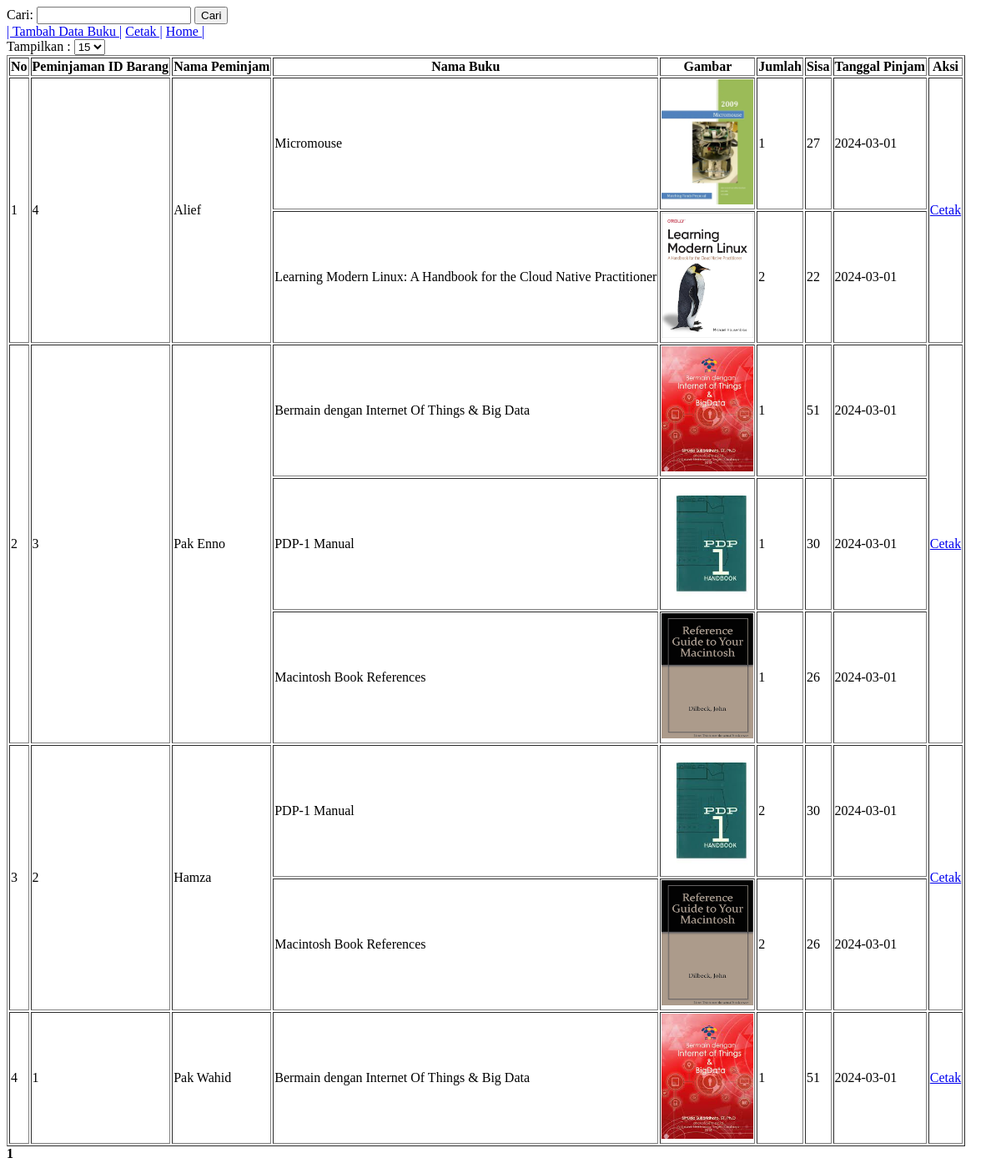
/public/dashboard/data/dspeminjaman_buku.php, run on an earlier commit of the app's database.
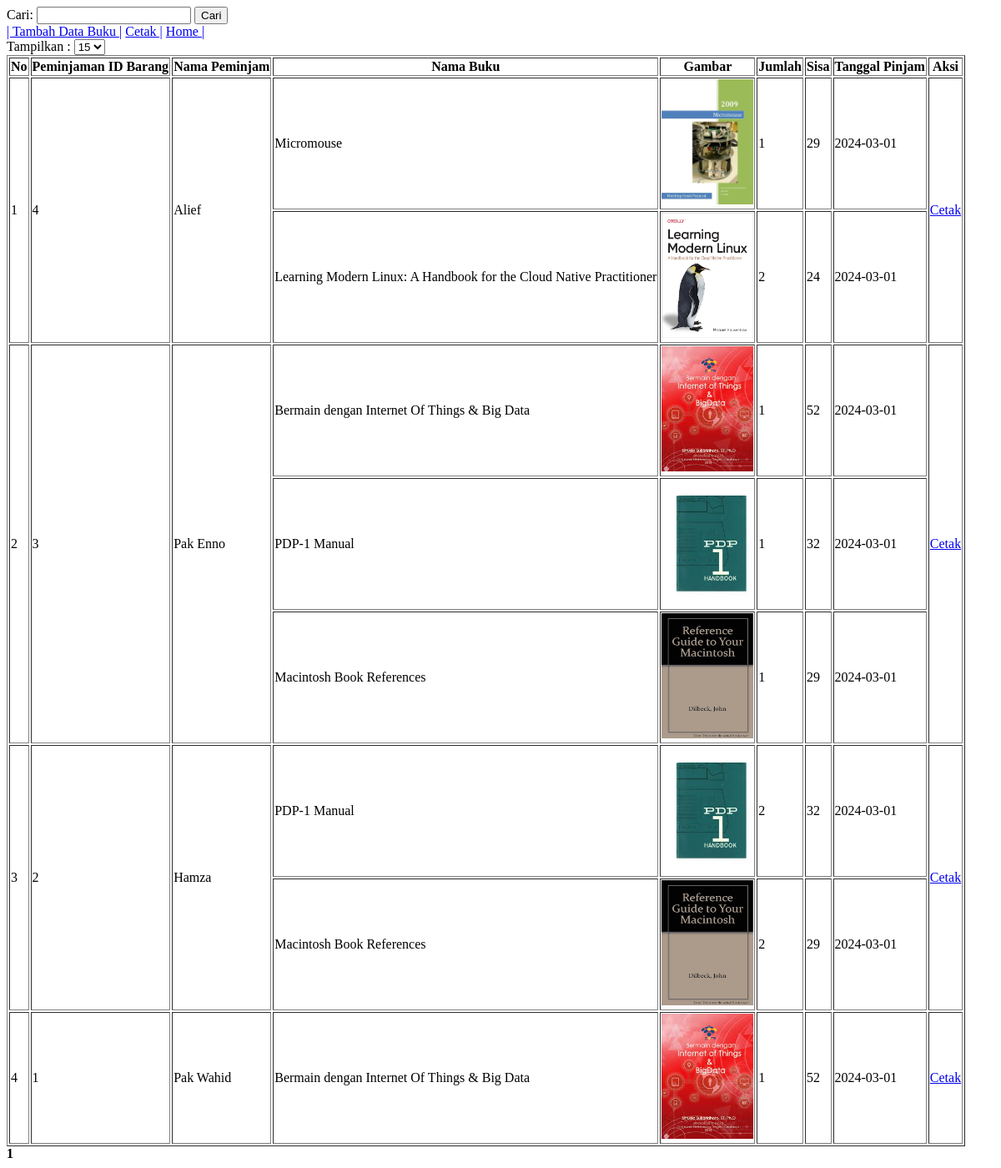
And on a later commit of the database.
### tables this page shows
CREATE TABLE `peminjaman_buku` (
  `id_peminjaman` int(11) NOT NULL,
  `jumlah_buku` int(11) DEFAULT NULL,
  `buku_id_buku` int(11) DEFAULT NULL
);

CREATE TABLE `buku` (
  `id_buku` int(11) NOT NULL,
  `judul` varchar(100) DEFAULT NULL,
  `penulis` varchar(100) DEFAULT NULL,
  `keterangan` varchar(100) DEFAULT NULL,
  `stok` int(11) DEFAULT NULL,
  `gambar` varchar(100) DEFAULT NULL,
  `matapelajaran_idpelajaran` int(11) DEFAULT NULL
);

CREATE TABLE `peminjaman` (
  `id_peminjaman` int(11) NOT NULL,
  `tanggal_pinjam` date DEFAULT NULL,
  `tanggal_kembali` date DEFAULT NULL,
  `guru_idguru` int(11) DEFAULT NULL,
  `siswa_idsiswa` int(11) DEFAULT NULL
);

### public/peminjamanbuku/controller/tabel_template.php (the view, shortened to what this page needs)
<a href="../../peminjamanbuku/tambah/tambah.php">| Tambah Data Buku |</a>
<a href="../../peminjamanbuku/cetak.php" target="_blank"> Cetak |</a>
<a href="../../../public/dashboard/dashboard.php"> Home |</a>
<form action="../../dashboard/data/dspeminjaman_buku.php" method="get">
    <label>Tampilkan :</label>
    <select name="perPage" onchange="this.form.submit()">
        <option value="15" <?php echo isset($_GET['perPage']) && $_GET['perPage'] == 5 ? 'selected' : ''; ?>>15</option>
    </select>
</form>
<table border="1">
    <tr>
        <th> No </th>
        <th> Peminjaman ID Barang </th>
        <th> Nama Peminjam </th>
        <th> Nama Buku </th>
        <th> Gambar </th>
        <th> Jumlah </th>
        <th> Sisa </th>
        <th> Tanggal Pinjam</th>
        <th> Aksi </th>
    </tr>
    <?php
        $rowSpanCounts = [];
        if ($num > 0) {
            while ($row = mysqli_fetch_array($ambildata)) {
                $peminjamanID = $row['id_peminjaman'];
                $rowSpanCounts[$peminjamanID][] = $row;
            }
            $no = $start + 1;
            foreach ($rowSpanCounts as $peminjamanID => $rows) {
                $rowSpanCount = count($rows);
                $firstRow = true;
                foreach ($rows as $key => $userAmbilData) {
                    echo "<tr>";
                    if ($firstRow) {
                        echo "<td rowspan='{$rowSpanCount}'>" . $no++ . "</td>";
                        echo "<td rowspan='{$rowSpanCount}'>" . $userAmbilData['id_peminjaman'] . "</td>";
                        echo "<td rowspan='{$rowSpanCount}'>" . $userAmbilData['namapeminjaman'] . "</td>";
                        $firstRow = false;
                    }
                        echo "<td>" . $userAmbilData['nama_buku'] . "</td>";
                        echo "<td><img src='../../perpustakaan/aset/" . $userAmbilData['gambar_buku'] . "' width='110' height='150'></td>";
                        echo "<td>" . $userAmbilData['jumlah_buku'] . "</td>";
                        echo "<td>" . $userAmbilData['stok'] . "</td>";
                        echo "<td>" . $userAmbilData['tanggal_pinjam'] . "</td>";
                        if ($key === 0) {
                            echo "<td rowspan='{$rowSpanCount}'>";
                            if (isset($userAmbilData['id_peminjaman'])) {
                                echo "<a href='../../peminjamanbuku/cetak/cetak.php?id_peminjaman={$userAmbilData['id_peminjaman']}' target='_blank'>Cetak</a>";
                            }
                            echo "</td>";
                        }
                    echo "</tr>";
                }
            }
        } else {
            echo "<tr><td colspan='10'>Data tidak ditemukan.</td></tr>";
        }
    ?>
</table>

### public/dashboard/data/dspeminjaman_buku.php (shortened to what this page needs)
<?php
    include_once("../../../config/koneksi.php");
    $perPage = isset($_GET['perPage']) ? (int)$_GET['perPage'] : 15;
    $page = isset($_GET['page']) ? (int)$_GET['page'] : 1;
    $start = ($page > 1) ? ($page * $perPage) - $perPage : 0;
    $query = "SELECT peminjaman_buku.id_peminjaman, buku.judul AS nama_buku,
                CASE
                    WHEN siswa.nama IS NOT NULL THEN siswa.nama
                    WHEN guru.nama IS NOT NULL THEN guru.nama
                END AS namapeminjaman,
                peminjaman_buku.jumlah_buku,
                buku.stok,
                buku.gambar AS gambar_buku,
                peminjaman.tanggal_pinjam
                FROM
                peminjaman_buku
                JOIN
                peminjaman ON peminjaman_buku.id_peminjaman = peminjaman.id_peminjaman
                LEFT JOIN
                siswa ON peminjaman.siswa_idsiswa = siswa.idsiswa
                LEFT JOIN
                guru ON peminjaman.guru_idguru = guru.idguru
                JOIN
                buku ON peminjaman_buku.buku_id_buku = buku.id_buku";
    $query .= " ORDER BY peminjaman_buku.id_peminjaman DESC LIMIT $start, $perPage";
    $ambildata = mysqli_query($kon, $query) or die(mysqli_error($kon));
    $num = mysqli_num_rows($ambildata);
?>
<!DOCTYPE html>
<html lang="en">
<head>
</head>
<body>
    <form action="dspeminjaman_buku.php" method="get">
        <label>Cari: </label>
        <input type="text" name="cari" value="<?php echo isset($_GET['cari']) ? $_GET['cari'] : ''; ?>">
        <input type="submit" value="Cari">
    </form>
    <?php include("../../peminjamanbuku/controller/tabel_template.php") ?>
    <?php
        $totalData = mysqli_num_rows(mysqli_query($kon, "SELECT * FROM peminjaman_buku"));
        $totalPage = ceil($totalData / $perPage);
        include("../../peminjamanbuku/controller/pagination_template.php");
    ?>
</body>
</html>

### public/peminjamanbuku/controller/pagination_template.php
<?php
    if ($totalPage > 0) {
        echo "<div>";
        for ($i = 1; $i <= $totalPage; $i++) {
            if ($i == $page) {
                echo "<strong>$i</strong>";
            } else {
                echo "<a href='?page=$i&perPage=$perPage'>  $i</a>";
            }
        }
        echo "</div>";
    }
?>

What changed in the data, as far as the page shows it:
changed through a linked row, peminjaman_buku "Micromouse": buku_id_buku.stok "27" → "29"
changed through a linked row, peminjaman_buku "Learning Modern Linux: A Handbook for the Cloud Native Practitioner": buku_id_buku.stok "22" → "24"
changed through a linked row, peminjaman_buku (number 3 of 8 on the later page): buku_id_buku.stok "51" → "52"
changed through a linked row, peminjaman_buku (number 4 of 8 on the later page): buku_id_buku.stok "30" → "32"
changed through a linked row, peminjaman_buku (number 5 of 8 on the later page): buku_id_buku.stok "26" → "29"
changed through a linked row, peminjaman_buku (number 6 of 8 on the later page): buku_id_buku.stok "30" → "32"
changed through a linked row, peminjaman_buku (number 7 of 8 on the later page): buku_id_buku.stok "26" → "29"
changed through a linked row, peminjaman_buku (number 8 of 8 on the later page): buku_id_buku.stok "51" → "52"
